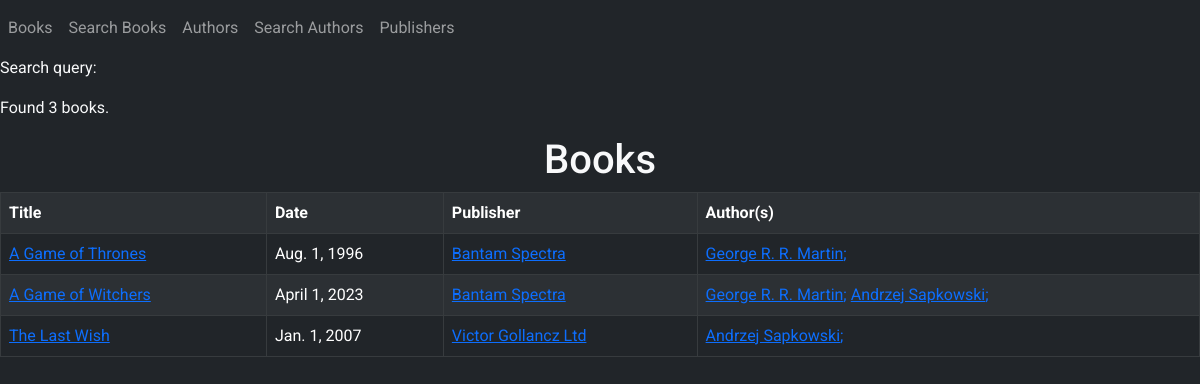
The page /books/ on the database its author committed.
### app/models.py (models this page shows, shortened)
class Book(models.Model):
    title = models.CharField(max_length=100)
    date = models.DateField()
    authors = models.ManyToManyField(Author)
    publisher = models.ForeignKey(Publisher, on_delete=models.CASCADE)
    def __str__(self):
        return self.title

class Publisher(models.Model):
    name = models.CharField(max_length=70)
    city = models.CharField(max_length=50)
    country = models.CharField(max_length=50)
    website = models.URLField()

class Author(models.Model):
    name = models.CharField(max_length=70)
    email = models.EmailField()

### app/views.py (the view)
# urls.py: path('books/', views.books_page),
def books_page(request):
    books = Book.objects.all().order_by('title')
    params = {'boks': books}
    print(f'{params=}')
    return render(request, 'books.html', params)

### templates/books.html
{% extends "layout.html" %}
{% block content %}
    <p>Search query: <strong>{{ query }}</strong></p>
    {% if boks %}
        <p>Found {{ boks|length }} book{{ boks|pluralize }}.</p>
        <table class="table table-dark table-striped table-bordered">
        <h1 class="text-center">Books</h1>
        <tr>
            <th>Title</th>
            <th>Date</th>
            <th>Publisher</th>
            <th>Author(s)</th>
        </tr>
        {% for bok in boks %}
            <tr>
                <td><a href="/books/{{ bok.id }}">{{ bok.title }}</a></td>
                <td>{{ bok.date }}</td>
                <td><a href="/publishers/{{ bok.publisher_id }}">{{ bok.publisher.name }}</a></td>
                <td>
                    {% for author in bok.authors.all %}
                        <a href="/authors/{{ author.id }}">{{ author.name }};</a>
                    {% endfor %}
                </td>
            </tr>
        {% endfor %}
    {% else %}
        <p>No results found.</p>
    {% endif %}
{% endblock %}

### templates/layout.html (style rules this page uses)
* { font-family: Roboto; }

### rows shown on the page
Book: title "A Game of Thrones", date "Aug. 1, 1996", publisher.name "Bantam Spectra"
Author: name "George R. R. Martin"
Book: title "A Game of Witchers", date "April 1, 2023", publisher.name "Bantam Spectra"
Author: name "Andrzej Sapkowski"
Book: title "The Last Wish", date "Jan. 1, 2007", publisher.name "Victor Gollancz Ltd"

### other values the page prints
{{ boks|length }} "3"
